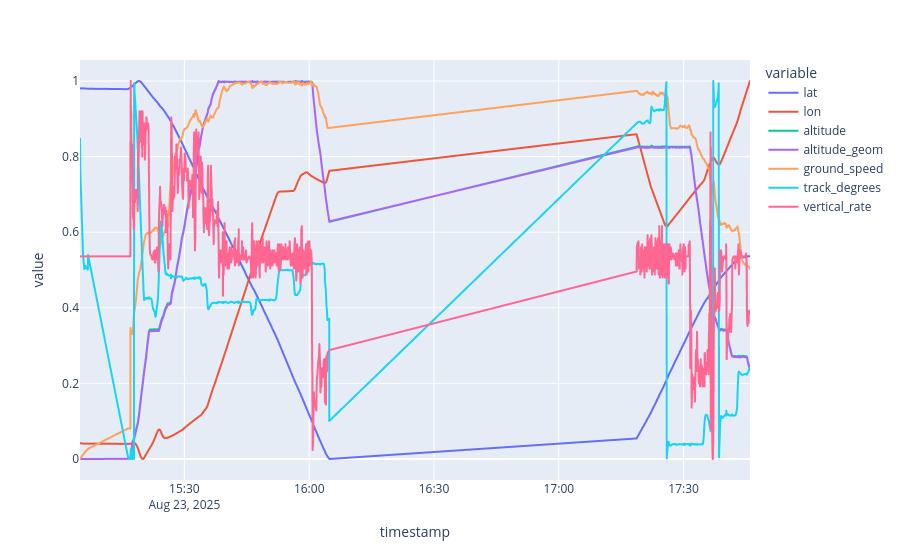

The notebook cell saved with this chart:
### Markdown cell above
##### Plot Features

### Code cell
from sklearn.preprocessing import MinMaxScaler
flight[num_cols] = MinMaxScaler().fit_transform(flight[num_cols])
px_lines(flight, "timestamp", num_cols)

### Figure 1 — Plotly figure (JSON) as saved in the notebook; plotly's stock layout.template omitted (floating-point values rounded to 4 significant figures; data arrays with more than 128 entries replaced by an {"elided": "..."} marker saying what was removed)
{"data": [{"hovertemplate": "variable=lat<br>timestamp=%{x}<br>value=%{y}<extra></extra>", "legendgroup": "lat", "line": {"color": "#636efa", "dash": "solid"}, "marker": {"symbol": "circle"}, "mode": "lines", "name": "lat", "showlegend": true, "type": "scattergl", "x": {"elided": "999 str values"}, "xaxis": "x", "y": {"elided": "999 float values"}, "yaxis": "y"}, {"hovertemplate": "variable=lon<br>timestamp=%{x}<br>value=%{y}<extra></extra>", "legendgroup": "lon", "line": {"color": "#EF553B", "dash": "solid"}, "marker": {"symbol": "circle"}, "mode": "lines", "name": "lon", "showlegend": true, "type": "scattergl", "x": {"elided": "999 str values"}, "xaxis": "x", "y": {"elided": "999 float values"}, "yaxis": "y"}, {"hovertemplate": "variable=altitude<br>timestamp=%{x}<br>value=%{y}<extra></extra>", "legendgroup": "altitude", "line": {"color": "#00cc96", "dash": "solid"}, "marker": {"symbol": "circle"}, "mode": "lines", "name": "altitude", "showlegend": true, "type": "scattergl", "x": {"elided": "999 str values"}, "xaxis": "x", "y": {"elided": "999 float values"}, "yaxis": "y"}, {"hovertemplate": "variable=altitude_geom<br>timestamp=%{x}<br>value=%{y}<extra></extra>", "legendgroup": "altitude_geom", "line": {"color": "#ab63fa", "dash": "solid"}, "marker": {"symbol": "circle"}, "mode": "lines", "name": "altitude_geom", "showlegend": true, "type": "scattergl", "x": {"elided": "999 str values"}, "xaxis": "x", "y": {"elided": "999 float values"}, "yaxis": "y"}, {"hovertemplate": "variable=ground_speed<br>timestamp=%{x}<br>value=%{y}<extra></extra>", "legendgroup": "ground_speed", "line": {"color": "#FFA15A", "dash": "solid"}, "marker": {"symbol": "circle"}, "mode": "lines", "name": "ground_speed", "showlegend": true, "type": "scattergl", "x": {"elided": "999 str values"}, "xaxis": "x", "y": {"elided": "999 float values"}, "yaxis": "y"}, {"hovertemplate": "variable=track_degrees<br>timestamp=%{x}<br>value=%{y}<extra></extra>", "legendgroup": "track_degrees", "line": {"color": "#19d3f3", "dash": "solid"}, "marker": {"symbol": "circle"}, "mode": "lines", "name": "track_degrees", "showlegend": true, "type": "scattergl", "x": {"elided": "999 str values"}, "xaxis": "x", "y": {"elided": "999 float values"}, "yaxis": "y"}, {"hovertemplate": "variable=vertical_rate<br>timestamp=%{x}<br>value=%{y}<extra></extra>", "legendgroup": "vertical_rate", "line": {"color": "#FF6692", "dash": "solid"}, "marker": {"symbol": "circle"}, "mode": "lines", "name": "vertical_rate", "showlegend": true, "type": "scattergl", "x": {"elided": "999 str values"}, "xaxis": "x", "y": {"elided": "999 float values"}, "yaxis": "y"}], "layout": {"legend": {"title": {"text": "variable"}, "tracegroupgap": 0}, "margin": {"t": 60}, "title": {"x": 0.5}, "xaxis": {"anchor": "y", "domain": [0, 1], "title": {"text": "timestamp"}}, "yaxis": {"anchor": "x", "domain": [0, 1], "title": {"text": "value"}}}}
